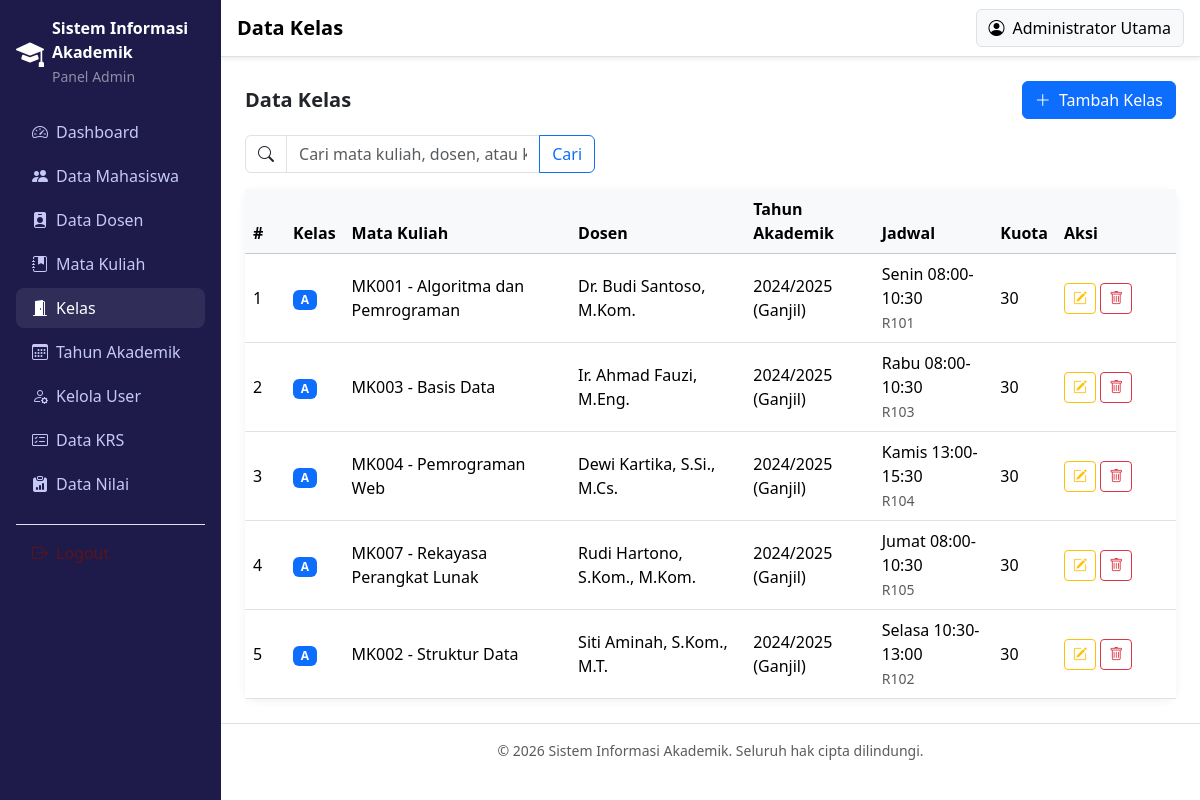
Page /admin/kelas.php (signed in) on the committed database.
### tables this page shows
CREATE TABLE `kelas` (
  `id` INT UNSIGNED AUTO_INCREMENT PRIMARY KEY,
  `mata_kuliah_id` INT UNSIGNED NOT NULL,
  `dosen_id` INT UNSIGNED NOT NULL,
  `tahun_akademik_id` INT UNSIGNED NOT NULL,
  `nama_kelas` VARCHAR(10) NOT NULL COMMENT 'contoh: A, B, C',
  `hari` VARCHAR(20) DEFAULT NULL,
  `jam` VARCHAR(30) DEFAULT NULL,
  `ruang` VARCHAR(20) DEFAULT NULL,
  `kuota` INT UNSIGNED NOT NULL DEFAULT 30,
  `created_at` TIMESTAMP DEFAULT CURRENT_TIMESTAMP,
  CONSTRAINT `fk_kelas_matkul` FOREIGN KEY (`mata_kuliah_id`) REFERENCES `mata_kuliah`(`id`) ON DELETE CASCADE ON UPDATE CASCADE,
  CONSTRAINT `fk_kelas_dosen` FOREIGN KEY (`dosen_id`) REFERENCES `dosen`(`id`) ON DELETE CASCADE ON UPDATE CASCADE,
  CONSTRAINT `fk_kelas_tahun` FOREIGN KEY (`tahun_akademik_id`) REFERENCES `tahun_akademik`(`id`) ON DELETE CASCADE ON UPDATE CASCADE
);

CREATE TABLE `mata_kuliah` (
  `id` INT UNSIGNED AUTO_INCREMENT PRIMARY KEY,
  `kode_mk` VARCHAR(20) NOT NULL UNIQUE,
  `nama_mk` VARCHAR(150) NOT NULL,
  `sks` TINYINT UNSIGNED NOT NULL,
  `semester` TINYINT UNSIGNED NOT NULL COMMENT 'semester ke berapa mk ini ditawarkan',
  `created_at` TIMESTAMP DEFAULT CURRENT_TIMESTAMP
);

CREATE TABLE `dosen` (
  `id` INT UNSIGNED AUTO_INCREMENT PRIMARY KEY,
  `user_id` INT UNSIGNED NOT NULL UNIQUE,
  `nidn` VARCHAR(20) NOT NULL UNIQUE,
  `nama` VARCHAR(100) NOT NULL,
  `jenis_kelamin` ENUM('L', 'P') NOT NULL,
  `no_hp` VARCHAR(20) DEFAULT NULL,
  `alamat` TEXT DEFAULT NULL,
  `foto` VARCHAR(255) DEFAULT NULL,
  `created_at` TIMESTAMP DEFAULT CURRENT_TIMESTAMP,
  CONSTRAINT `fk_dosen_user` FOREIGN KEY (`user_id`) REFERENCES `users`(`id`) ON DELETE CASCADE ON UPDATE CASCADE
);

CREATE TABLE `tahun_akademik` (
  `id` INT UNSIGNED AUTO_INCREMENT PRIMARY KEY,
  `tahun` VARCHAR(20) NOT NULL COMMENT 'contoh: 2024/2025',
  `semester` ENUM('Ganjil', 'Genap') NOT NULL,
  `status` ENUM('aktif', 'nonaktif') NOT NULL DEFAULT 'nonaktif',
  `created_at` TIMESTAMP DEFAULT CURRENT_TIMESTAMP,
  UNIQUE KEY `uniq_tahun_semester` (`tahun`, `semester`)
);

### includes/functions.php (called while the page is built, shortened)
<?php
function cleanInput(string $value): string
{
    return trim($value);
}

### admin/kelas.php (the view, shortened to what this page needs)
<?php
require_once __DIR__ . '/../includes/functions.php';
$db = Database::getConnection();
$keyword = cleanInput($_GET['q'] ?? '');
$perHalaman = 10;
$halaman = max(1, (int) ($_GET['page'] ?? 1));
$offset = ($halaman - 1) * $perHalaman;
$whereClause = '';
$sql = "
    SELECT k.id, k.nama_kelas, k.hari, k.jam, k.ruang, k.kuota,
           mk.id AS mata_kuliah_id, mk.kode_mk, mk.nama_mk,
           d.id AS dosen_id, d.nama AS nama_dosen,
           ta.id AS tahun_akademik_id, ta.tahun, ta.semester
    FROM kelas k
    JOIN mata_kuliah mk ON mk.id = k.mata_kuliah_id
    JOIN dosen d ON d.id = k.dosen_id
    JOIN tahun_akademik ta ON ta.id = k.tahun_akademik_id
" . $whereClause . ' ORDER BY ta.tahun DESC, mk.nama_mk ASC LIMIT :limit OFFSET :offset';
$stmt = $db->prepare($sql);
$stmt->bindValue(':limit', $perHalaman, PDO::PARAM_INT);
$stmt->bindValue(':offset', $offset, PDO::PARAM_INT);
$stmt->execute();
$daftarKelas = $stmt->fetchAll();
require_once __DIR__ . '/../includes/header.php';
?>
<div class="d-flex justify-content-between align-items-center mb-3 flex-wrap gap-2">
    <h5 class="fw-bold mb-0">Data Kelas</h5>
    <button type="button" class="btn btn-primary" data-bs-toggle="modal" data-bs-target="#modalKelas" onclick="bukaModalTambah()">
        <i class="bi bi-plus-lg me-1"></i> Tambah Kelas
    </button>
</div>
<form action="" method="GET" class="mb-3">
    <div class="input-group" style="max-width: 350px;">
        <span class="input-group-text bg-white"><i class="bi bi-search"></i></span>
        <input type="text" name="q" class="form-control" placeholder="Cari mata kuliah, dosen, atau kelas..." value="<?= htmlspecialchars($keyword) ?>">
        <button type="submit" class="btn btn-outline-primary">Cari</button>
    </div>
</form>
<div class="card card-stat">
    <div class="card-body p-0">
        <div class="table-responsive">
            <table class="table table-hover align-middle mb-0">
                <thead class="table-light">
                    <tr>
                        <th style="width: 40px;">#</th>
                        <th>Kelas</th>
                        <th>Mata Kuliah</th>
                        <th>Dosen</th>
                        <th>Tahun Akademik</th>
                        <th>Jadwal</th>
                        <th>Kuota</th>
                        <th style="width: 120px;">Aksi</th>
                    </tr>
                </thead>
                <tbody>
                    <?php if (empty($daftarKelas)): ?>
                        <tr>
                            <td colspan="8" class="text-center text-muted py-3">Belum ada data kelas.</td>
                        </tr>
                    <?php else: ?>
                        <?php foreach ($daftarKelas as $i => $k): ?>
                            <tr>
                                <td><?= $offset + $i + 1 ?></td>
                                <td><span class="badge bg-primary"><?= htmlspecialchars($k['nama_kelas']) ?></span></td>
                                <td><?= htmlspecialchars($k['kode_mk'] . ' - ' . $k['nama_mk']) ?></td>
                                <td><?= htmlspecialchars($k['nama_dosen']) ?></td>
                                <td><?= htmlspecialchars($k['tahun'] . ' (' . $k['semester'] . ')') ?></td>
                                <td><?= htmlspecialchars(($k['hari'] ?? '-') . ' ' . ($k['jam'] ?? '')) ?><br><small class="text-muted"><?= htmlspecialchars($k['ruang'] ?? '-') ?></small></td>
                                <td><?= (int) $k['kuota'] ?></td>
                                <td>
                                    <button
                                        type="button"
                                        class="btn btn-sm btn-outline-warning"
                                        title="Edit"
                                        onclick='bukaModalEdit(<?= json_encode($k, JSON_HEX_APOS | JSON_HEX_QUOT) ?>)'
                                    >
                                        <i class="bi bi-pencil-square"></i>
                                    </button>
                                    <button
                                        type="button"
                                        class="btn btn-sm btn-outline-danger"
                                        title="Hapus"
                                        onclick="konfirmasiHapus(<?= (int) $k['id'] ?>, '<?= htmlspecialchars(addslashes($k['nama_kelas'] . ' - ' . $k['nama_mk'])) ?>')"
                                    >
                                        <i class="bi bi-trash"></i>
                                    </button>
                                </td>
                            </tr>
                        <?php endforeach; ?>
                    <?php endif; ?>
                </tbody>
            </table>
        </div>
    </div>
</div>
<?php require_once __DIR__ . '/../includes/footer.php'; ?>

### assets/css/style.css (style rules this page uses)
:root { --sia-primary: #4f46e5; --sia-primary-dark: #3730a3; --sia-bg-soft: #f4f5fb; }
body { font-family: 'Segoe UI', Roboto, Arial, sans-serif; }
.card-stat { border: none; border-radius: 12px; box-shadow: 0 2px 10px rgba(0, 0, 0, 0.06); }

### rows in the picture
kelas: i "1", nama_kelas "A", mata_kuliah.nama_mk "MK001 - Algoritma dan Pemrograman", dosen.nama "Dr. Budi Santoso, M.Kom.", tahun_akademik.semester "2024/2025 (Ganjil)", hari+jam "Senin 08:00-10:30", ruang "R101", kuota "30"
kelas: i "2", nama_kelas "A", mata_kuliah.nama_mk "MK003 - Basis Data", dosen.nama "Ir. Ahmad Fauzi, M.Eng.", tahun_akademik.semester "2024/2025 (Ganjil)", hari+jam "Rabu 08:00-10:30", ruang "R103", kuota "30"
kelas: i "3", nama_kelas "A", mata_kuliah.nama_mk "MK004 - Pemrograman Web", dosen.nama "Dewi Kartika, S.Si., M.Cs.", tahun_akademik.semester "2024/2025 (Ganjil)", hari+jam "Kamis 13:00-15:30", ruang "R104", kuota "30"
kelas: i "4", nama_kelas "A", mata_kuliah.nama_mk "MK007 - Rekayasa Perangkat Lunak", dosen.nama "Rudi Hartono, S.Kom., M.Kom.", tahun_akademik.semester "2024/2025 (Ganjil)", hari+jam "Jumat 08:00-10:30", ruang "R105", kuota "30"
kelas: i "5", nama_kelas "A", mata_kuliah.nama_mk "MK002 - Struktur Data", dosen.nama "Siti Aminah, S.Kom., M.T.", tahun_akademik.semester "2024/2025 (Ganjil)", hari+jam "Selasa 10:30-13:00", ruang "R102", kuota "30"

### other values in the picture
APP_NAME "Sistem Informasi Akademik"
$role "Admin"
$pageTitle "Data Kelas"
currentUserName() "Administrator Utama"
